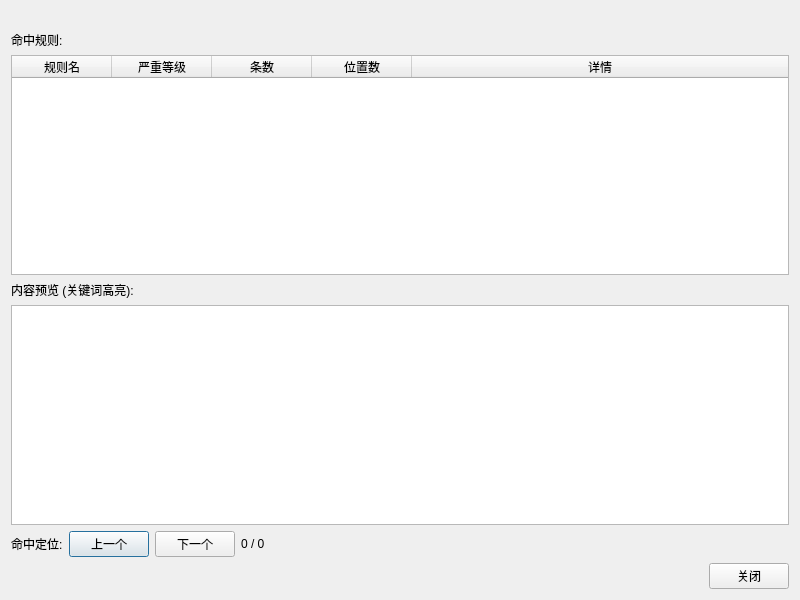
<?xml version="1.0" encoding="UTF-8"?>
<ui version="4.0">
 <class>HitDetailDialog</class>
 <widget class="QDialog" name="HitDetailDialog">
  <property name="geometry">
   <rect>
    <x>0</x>
    <y>0</y>
    <width>800</width>
    <height>600</height>
   </rect>
  </property>
  <property name="windowTitle">
   <string>命中详情</string>
  </property>
  <layout class="QVBoxLayout" name="main_layout">
   <item>
    <widget class="QLabel" name="hit_info_label">
     <property name="text">
      <string/>
     </property>
     <property name="textFormat">
      <enum>Qt::RichText</enum>
     </property>
     <property name="wordWrap">
      <bool>true</bool>
     </property>
    </widget>
   </item>
   <item>
    <widget class="QLabel" name="hits_title_label">
     <property name="text">
      <string>命中规则:</string>
     </property>
    </widget>
   </item>
   <item>
    <widget class="QTableWidget" name="hits_table">
     <property name="editTriggers">
      <set>QAbstractItemView::NoEditTriggers</set>
     </property>
     <property name="selectionBehavior">
      <enum>QAbstractItemView::SelectRows</enum>
     </property>
     <attribute name="horizontalHeaderStretchLastSection">
      <bool>true</bool>
     </attribute>
     <attribute name="verticalHeaderVisible">
      <bool>false</bool>
     </attribute>
     <column>
      <property name="text">
       <string>规则名</string>
      </property>
     </column>
     <column>
      <property name="text">
       <string>严重等级</string>
      </property>
     </column>
     <column>
      <property name="text">
       <string>条数</string>
      </property>
     </column>
     <column>
      <property name="text">
       <string>位置数</string>
      </property>
     </column>
     <column>
      <property name="text">
       <string>详情</string>
      </property>
     </column>
    </widget>
   </item>
   <item>
    <widget class="QLabel" name="preview_title_label">
     <property name="text">
      <string>内容预览 (关键词高亮):</string>
     </property>
    </widget>
   </item>
   <item>
    <widget class="QTextEdit" name="preview">
     <property name="readOnly">
      <bool>true</bool>
     </property>
    </widget>
   </item>
   <item>
    <layout class="QHBoxLayout" name="nav_layout">
     <item>
      <widget class="QLabel" name="nav_title_label">
       <property name="text">
        <string>命中定位:</string>
       </property>
      </widget>
     </item>
     <item>
      <widget class="QPushButton" name="prev_btn">
       <property name="toolTip">
        <string>跳转到上一个命中位置</string>
       </property>
       <property name="text">
        <string>上一个</string>
       </property>
      </widget>
     </item>
     <item>
      <widget class="QPushButton" name="next_btn">
       <property name="toolTip">
        <string>跳转到下一个命中位置</string>
       </property>
       <property name="text">
        <string>下一个</string>
       </property>
      </widget>
     </item>
     <item>
      <widget class="QLabel" name="nav_label">
       <property name="text">
        <string>0 / 0</string>
       </property>
      </widget>
     </item>
     <item>
      <spacer name="nav_spacer">
       <property name="orientation">
        <enum>Qt::Horizontal</enum>
       </property>
       <property name="sizeHint" stdset="0">
        <size>
         <width>40</width>
         <height>20</height>
        </size>
       </property>
      </spacer>
     </item>
    </layout>
   </item>
   <item>
    <layout class="QHBoxLayout" name="btn_layout">
     <item>
      <spacer name="btn_spacer">
       <property name="orientation">
        <enum>Qt::Horizontal</enum>
       </property>
       <property name="sizeHint" stdset="0">
        <size>
         <width>40</width>
         <height>20</height>
        </size>
       </property>
      </spacer>
     </item>
     <item>
      <widget class="QPushButton" name="close_btn">
       <property name="text">
        <string>关闭</string>
       </property>
      </widget>
     </item>
    </layout>
   </item>
  </layout>
 </widget>
 <resources/>
 <connections>
  <connection>
   <sender>close_btn</sender>
   <signal>clicked()</signal>
   <receiver>HitDetailDialog</receiver>
   <slot>accept()</slot>
   <hints>
    <hint type="sourcelabel">
     <x>750</x>
     <y>580</y>
    </hint>
    <hint type="destinationlabel">
     <x>400</x>
     <y>300</y>
    </hint>
   </hints>
  </connection>
 </connections>
</ui>
